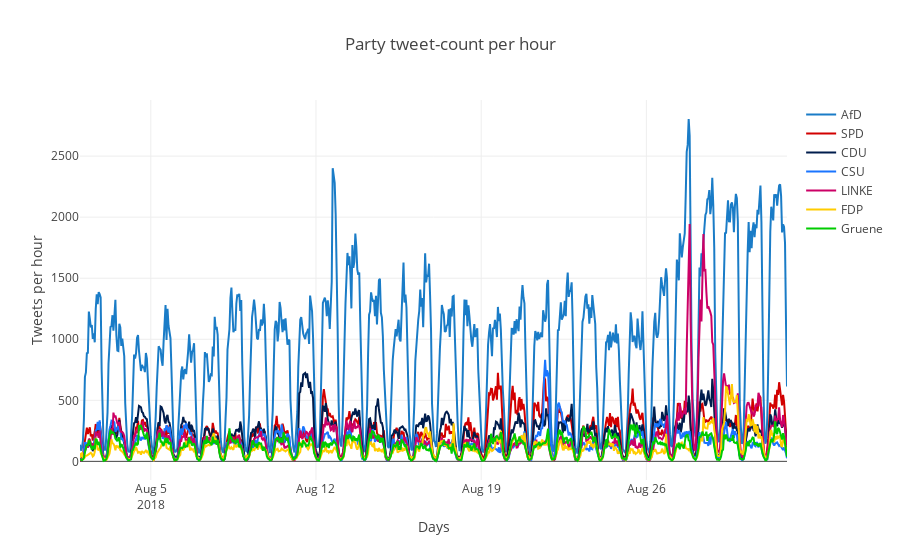

Notebook code cell kept with this figure:
### Code cell
plot_tweetcount(aug_data)

### Figure 1 — Plotly figure (JSON) as saved in the notebook; plotly's stock layout.template omitted (floating-point values rounded to 4 significant figures; data arrays with more than 128 entries replaced by an {"elided": "..."} marker saying what was removed)
{"data": [{"line": {"color": "rgb(26, 124, 199)"}, "name": "AfD", "type": "scatter", "uid": "c5817e02-b33b-11e8-9ed1-42010a840002", "x": {"elided": "720 str values"}, "y": {"elided": "720 int values"}}, {"line": {"color": "rgb(210, 0, 0)"}, "name": "SPD", "type": "scatter", "uid": "c5817e03-b33b-11e8-9ed1-42010a840002", "x": {"elided": "720 str values"}, "y": {"elided": "720 int values"}}, {"line": {"color": "rgb(0, 29, 77)"}, "name": "CDU", "type": "scatter", "uid": "c5817e04-b33b-11e8-9ed1-42010a840002", "x": {"elided": "720 str values"}, "y": {"elided": "720 int values"}}, {"line": {"color": "rgb(26, 117, 255)"}, "name": "CSU", "type": "scatter", "uid": "c5817e05-b33b-11e8-9ed1-42010a840002", "x": {"elided": "720 str values"}, "y": {"elided": "720 int values"}}, {"line": {"color": "rgb(204, 0, 102)"}, "name": "LINKE", "type": "scatter", "uid": "c5817e06-b33b-11e8-9ed1-42010a840002", "x": {"elided": "720 str values"}, "y": {"elided": "720 int values"}}, {"line": {"color": "rgb(255, 204, 0)"}, "name": "FDP", "type": "scatter", "uid": "c5817e07-b33b-11e8-9ed1-42010a840002", "x": {"elided": "720 str values"}, "y": {"elided": "720 int values"}}, {"line": {"color": "rgb(0, 204, 0)"}, "name": "Gruene", "type": "scatter", "uid": "c5817e08-b33b-11e8-9ed1-42010a840002", "x": {"elided": "720 str values"}, "y": {"elided": "720 int values"}}], "layout": {"title": "Party tweet-count per hour", "xaxis": {"title": "Days"}, "yaxis": {"title": "Tweets per hour"}}}
